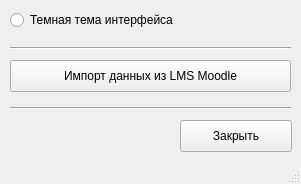
<?xml version="1.0" encoding="UTF-8"?>
<ui version="4.0">
 <class>MainWindow</class>
 <widget class="QMainWindow" name="MainWindow">
  <property name="geometry">
   <rect>
    <x>0</x>
    <y>0</y>
    <width>301</width>
    <height>184</height>
   </rect>
  </property>
  <property name="windowTitle">
   <string>MainWindow</string>
  </property>
  <widget class="QWidget" name="centralwidget">
   <widget class="QRadioButton" name="radioButton">
    <property name="geometry">
     <rect>
      <x>10</x>
      <y>10</y>
      <width>251</width>
      <height>20</height>
     </rect>
    </property>
    <property name="text">
     <string>Темная тема интерфейса</string>
    </property>
   </widget>
   <widget class="QPushButton" name="pushButton">
    <property name="geometry">
     <rect>
      <x>180</x>
      <y>120</y>
      <width>112</width>
      <height>32</height>
     </rect>
    </property>
    <property name="text">
     <string>Закрыть</string>
    </property>
   </widget>
   <widget class="Line" name="line">
    <property name="geometry">
     <rect>
      <x>10</x>
      <y>40</y>
      <width>281</width>
      <height>16</height>
     </rect>
    </property>
    <property name="orientation">
     <enum>Qt::Horizontal</enum>
    </property>
   </widget>
   <widget class="QPushButton" name="pushButton_2">
    <property name="geometry">
     <rect>
      <x>10</x>
      <y>60</y>
      <width>281</width>
      <height>32</height>
     </rect>
    </property>
    <property name="text">
     <string>Импорт данных из LMS Moodle</string>
    </property>
   </widget>
   <widget class="Line" name="line_2">
    <property name="geometry">
     <rect>
      <x>10</x>
      <y>100</y>
      <width>281</width>
      <height>16</height>
     </rect>
    </property>
    <property name="orientation">
     <enum>Qt::Horizontal</enum>
    </property>
   </widget>
  </widget>
  <widget class="QStatusBar" name="statusbar"/>
 </widget>
 <resources/>
 <connections/>
</ui>
